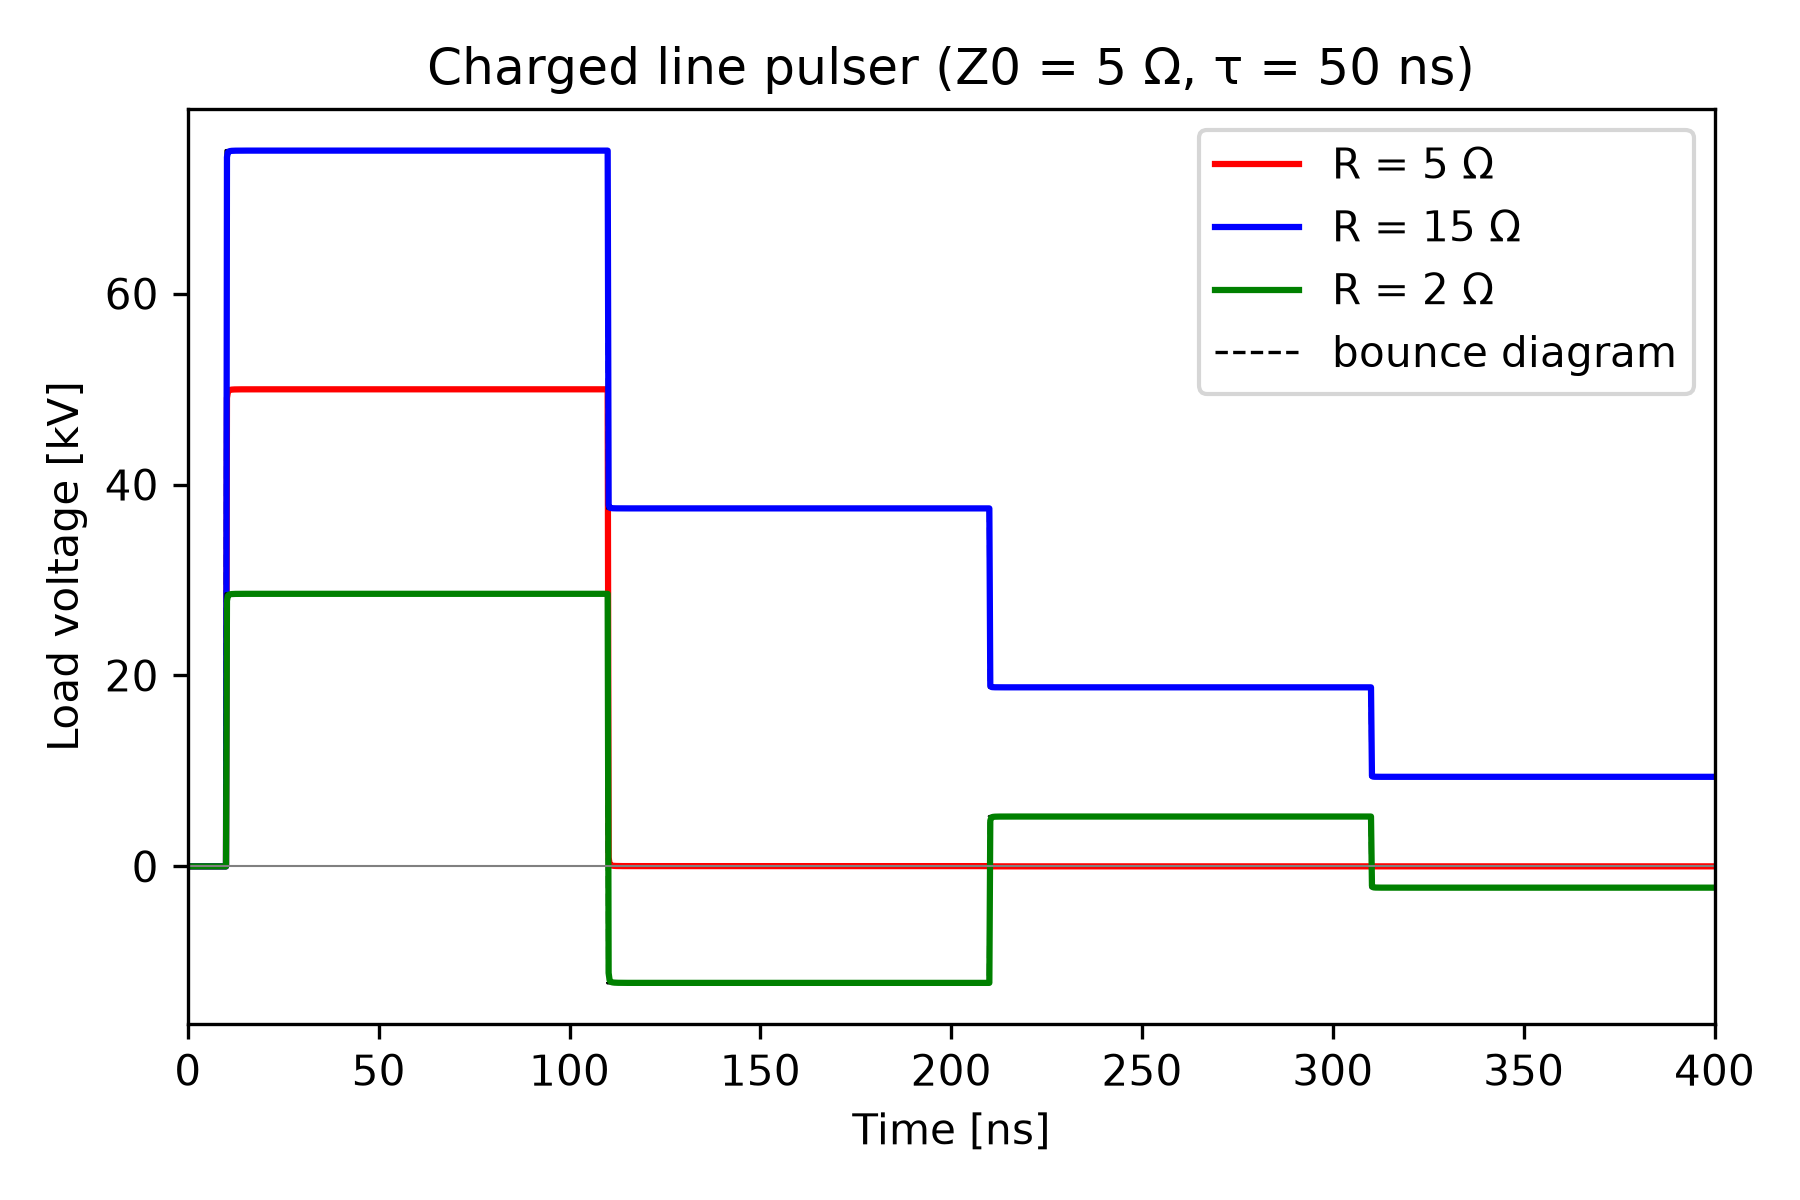

Write Python code to recreate this figure.
import argparse

import jax
import jax.numpy as jnp

import spicex

# switch on for double precision
jax.config.update("jax_enable_x64", True)

"""
Charged transmission line pulser

A transmission line (impedance Z0, one-way delay tau) is charged to V0, with
its far end open. A triggered gas switch closes at t_close and discharges the
line into a resistive load R. The line then delivers a staircase of
rectangular pulses, each 2 tau long:

  V_k = V0 (1 + G)/2 G^k,   G = (R_eff - Z0) / (R_eff + Z0),   k = 0, 1, 2, ...

where R_eff = R + r_on includes the switch on-resistance (the load sees the
fraction R / R_eff of it). A matched load (R_eff = Z0) receives one clean
pulse of V0/2 that lasts 2 tau and takes all of the stored energy.

The script compares spicex with this bounce-diagram solution for matched,
under-matched and over-matched loads. It then uses gradient-based
optimisation to find the load that takes the most energy in the first
pulse, which should be the matched load.

Philip Mocz (2026)

Usage:
  python charged_line_pulser.py [--plot]
"""

Z0 = 5.0  # line impedance (Ω)
TAU = 50e-9  # one-way transit time (s)
V0 = 100e3  # charge voltage (V)
T_CLOSE = 10e-9  # switch trigger time (s)
T_RISE = 1e-9  # switch closing time scale (s)
R_ON = 5e-3  # switch on-resistance (Ω)
T_END = 400e-9  # simulation end time (s)
DT = 0.25e-9  # time step (s), tau = 200 steps

LOADS = [5.0, 15.0, 2.0]  # matched, over-matched, under-matched (Ω)


def simulate(r_load, z0=Z0):
    # Nodes: 0=GND, 1=line port 1 (switch side), 2=line port 2 (open end),
    #        3=load
    circuit = spicex.Circuit(n_nodes=4)
    circuit.add_transmission_line(1, 0, 2, 0, z0, TAU)
    circuit.add_switch(1, 3, T_CLOSE, r_on=R_ON, t_rise=T_RISE)
    circuit.add_resistor(3, 0, r_load)
    v0 = jnp.array([0.0, V0, V0, 0.0])  # line charged to V0 along its length
    t, v_nodes, *_ = circuit.solve_transient(T_END, DT, v0=v0)
    return t, v_nodes[:, 3]


def bounce_diagram(t, r_load, z0=Z0):
    """Ideal load voltage (instant switch closing)."""
    r_eff = r_load + R_ON
    gamma = (r_eff - z0) / (r_eff + z0)
    k = jnp.floor((t - T_CLOSE) / (2 * TAU))
    v_line = V0 * (1.0 + gamma) / 2.0 * gamma**k
    return jnp.where(t >= T_CLOSE, v_line * r_load / r_eff, 0.0)


def first_pulse_energy(log_r_load):
    """Energy into the load during the first pulse, [t_close, t_close + 2 tau]."""
    r_load = jnp.exp(log_r_load)
    t, v_load = simulate(r_load)
    window = (t > T_CLOSE - DT / 2) & (t < T_CLOSE + 2 * TAU - DT / 2)
    return jnp.sum(jnp.where(window, v_load**2 / r_load, 0.0)) * DT


def main():
    # 1. Staircase vs bounce diagram, sampled mid-plateau (away from the
    #    switch's rise time)
    print(f"Charged line: Z0 = {Z0} Ω, tau = {TAU * 1e9:.0f} ns, V0 = {V0 / 1e3} kV")
    print()
    print(f"{'R (Ω)':>6}  {'k':>2}  {'spicex (kV)':>12}  {'analytic (kV)':>14}")
    plateaus = {}
    for r_load in LOADS:
        t, v_load = simulate(r_load)
        v_ideal = bounce_diagram(t, r_load)
        rows = []
        for k in range(3):
            i = int(jnp.argmin(jnp.abs(t - (T_CLOSE + (2 * k + 1) * TAU))))
            rows.append((float(v_load[i]), float(v_ideal[i])))
            print(
                f"{r_load:6.1f}  {k:2d}  {rows[-1][0] / 1e3:12.4f}  "
                f"{rows[-1][1] / 1e3:14.4f}"
            )
        plateaus[r_load] = rows

    # 2. Load that takes the most energy in the first pulse
    stored = 0.5 * (TAU / Z0) * V0**2  # line capacitance tau/Z0
    log_r_opt, _ = spicex.optimize(
        jnp.log(2.0), lambda x: -first_pulse_energy(x) / stored, verbose=False
    )
    r_opt = float(jnp.exp(log_r_opt))
    e_opt = float(first_pulse_energy(log_r_opt))
    print()
    print(f"Stored energy: {stored:.1f} J")
    print(
        f"Optimal load for the first pulse: R = {r_opt:.4f} Ω "
        f"(Z0 - r_on = {Z0 - R_ON:.4f} Ω), takes {e_opt:.1f} J "
        f"({100 * e_opt / stored:.2f}% of stored)"
    )

    return {"plateaus": plateaus, "r_opt": r_opt, "e_opt": e_opt, "stored": stored}


def plot():
    import matplotlib.pyplot as plt

    _fig, ax = plt.subplots(figsize=(6, 4))
    colors = ["red", "blue", "green"]
    for r_load, color in zip(LOADS, colors):
        t, v_load = simulate(r_load)
        ax.plot(t * 1e9, bounce_diagram(t, r_load) / 1e3, "--", color="black", lw=0.8)
        ax.plot(t * 1e9, v_load / 1e3, color=color, label=f"R = {r_load:g} Ω")
    ax.plot([], [], "--", color="black", lw=0.8, label="bounce diagram")
    ax.axhline(0, color="gray", lw=0.5)
    ax.set_xlim(0, T_END * 1e9)
    ax.set_xlabel("Time [ns]")
    ax.set_ylabel("Load voltage [kV]")
    ax.set_title(f"Charged line pulser (Z0 = {Z0:g} Ω, τ = {TAU * 1e9:.0f} ns)")
    ax.legend()
    plt.tight_layout()
    plt.savefig("charged_line_pulser.png", dpi=300)
    plt.show()


if __name__ == "__main__":
    parser = argparse.ArgumentParser()
    parser.add_argument("--plot", action="store_true", help="Plot load voltages")
    args = parser.parse_args()

    main()

    if args.plot:
        plot()
